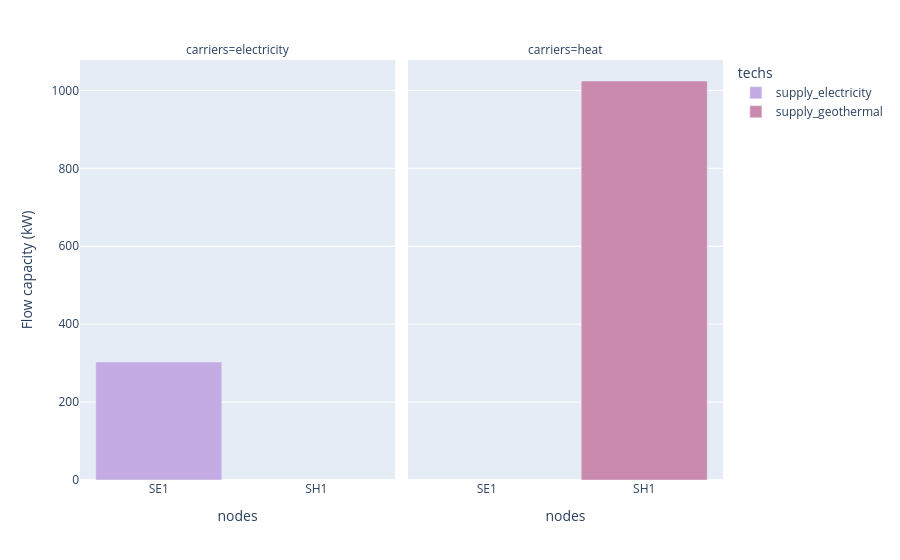

The notebook cell this image was saved under:
### Code cell
df_capacity = (
    model.results.flow_cap.where(
        ~model.inputs.base_tech.str.contains("demand|transmission")
    )
    .to_series()
    .where(lambda x: x != 0)
    .dropna()
    .to_frame("Flow capacity (kW)")
    .reset_index()
)

print(df_capacity.head())

fig = px.bar(
    df_capacity,
    x="nodes",
    y="Flow capacity (kW)",
    color="techs",
    facet_col="carriers",
    color_discrete_map=colors,
)
fig.show()

### Figure 1 — Plotly figure (JSON) as saved in the notebook; plotly's stock layout.template omitted (floating-point values rounded to 4 significant figures)
{"data": [{"hovertemplate": "techs=supply_electricity<br>carriers=electricity<br>nodes=%{x}<br>Flow capacity (kW)=%{y}<extra></extra>", "legendgroup": "supply_electricity", "marker": {"color": "#C5ABE3", "pattern": {"shape": ""}}, "name": "supply_electricity", "orientation": "v", "showlegend": true, "textposition": "auto", "type": "bar", "x": ["SE1"], "xaxis": "x", "y": [303.0], "yaxis": "y"}, {"hovertemplate": "techs=supply_geothermal<br>carriers=heat<br>nodes=%{x}<br>Flow capacity (kW)=%{y}<extra></extra>", "legendgroup": "supply_geothermal", "marker": {"color": "#C98AAD", "pattern": {"shape": ""}}, "name": "supply_geothermal", "orientation": "v", "showlegend": true, "textposition": "auto", "type": "bar", "x": ["SH1"], "xaxis": "x2", "y": [1024.0], "yaxis": "y2"}], "layout": {"annotations": [{"font": {}, "showarrow": false, "text": "carriers=electricity", "x": 0.245, "xanchor": "center", "xref": "paper", "y": 1, "yanchor": "bottom", "yref": "paper"}, {"font": {}, "showarrow": false, "text": "carriers=heat", "x": 0.755, "xanchor": "center", "xref": "paper", "y": 1, "yanchor": "bottom", "yref": "paper"}], "barmode": "relative", "legend": {"title": {"text": "techs"}, "tracegroupgap": 0}, "margin": {"t": 60}, "xaxis": {"anchor": "y", "domain": [0, 0.49], "title": {"text": "nodes"}}, "xaxis2": {"anchor": "y2", "domain": [0.51, 1], "matches": "x", "title": {"text": "nodes"}}, "yaxis": {"anchor": "x", "domain": [0, 1], "title": {"text": "Flow capacity (kW)"}}, "yaxis2": {"anchor": "x2", "domain": [0, 1], "matches": "y", "showticklabels": false}}}
